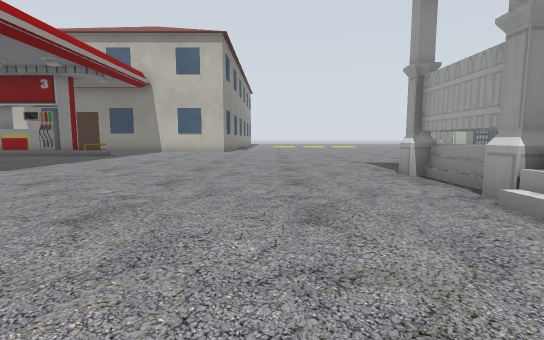
[1] (above)

24 first-person views from a walk through a world built for the Gazebo simulator. The camera is 0.5 m above the floor, tilts 6° down and sees 85° across. Floor lines are 1 m apart. The floor is counted in squares, 1 m on a side. Each view is taken from the middle of a square. On the plan, view 1 faces up. The plan holds only what a view shows up to about 9 squares ahead; the rest is blank. The place goes on beyond the plan. Some stock models are drawn as simple stand-ins. Some surface patterns are stand-ins.

[2]
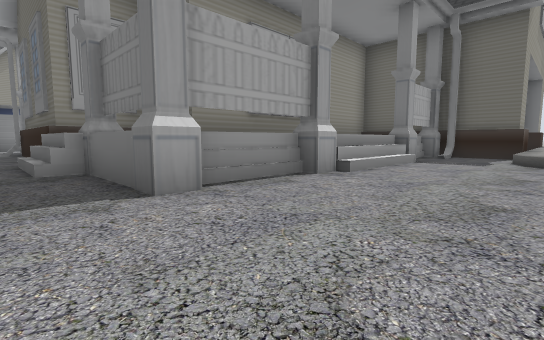

[3]
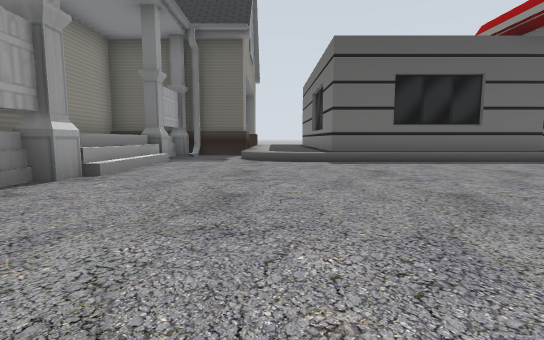

[4]
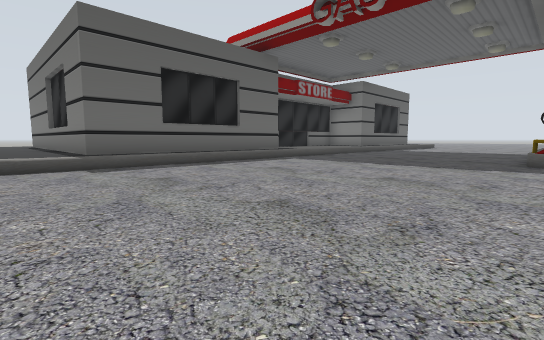

[5]
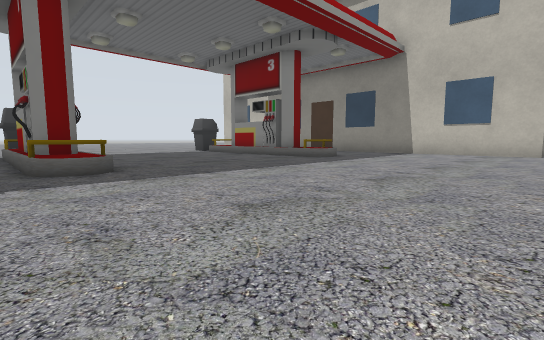

[6]
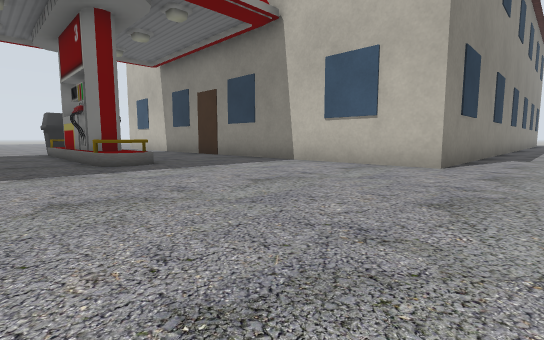

[7]
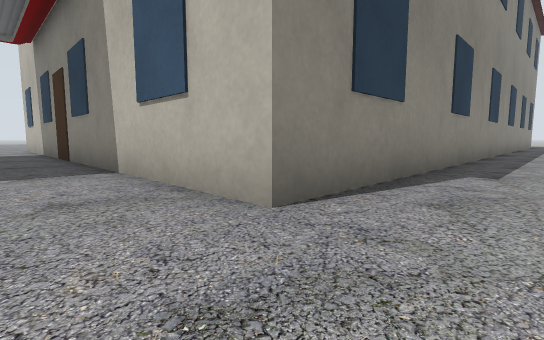

[8]
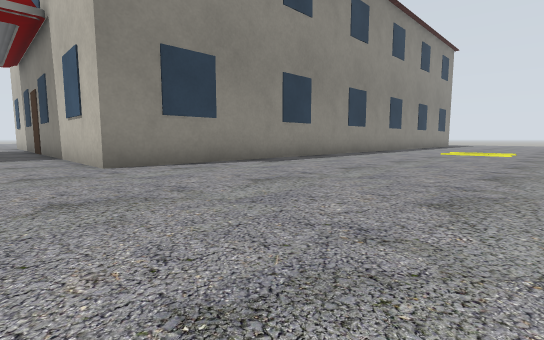

[9]
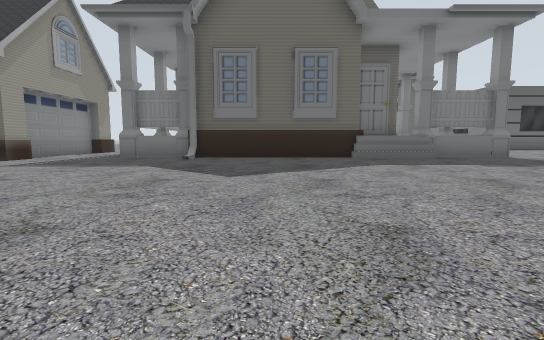

[10]
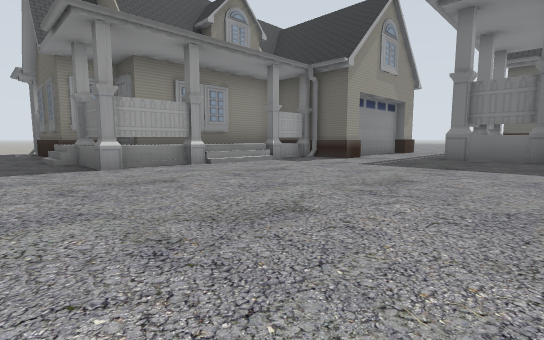

[11]
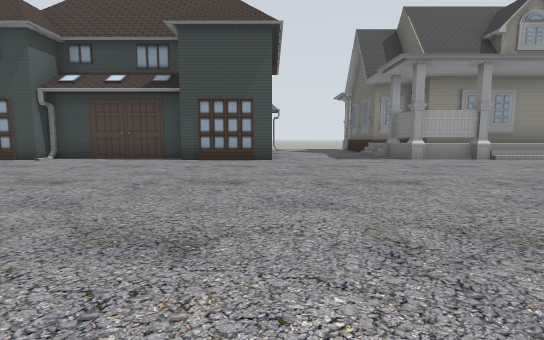

[12]
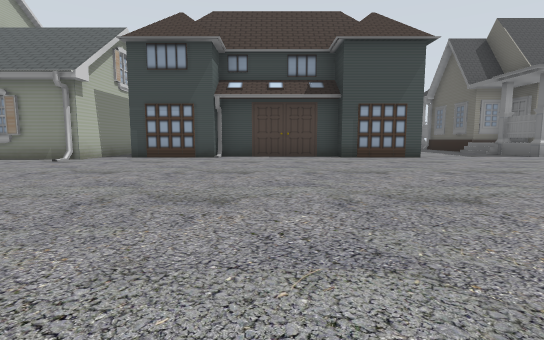

[13]
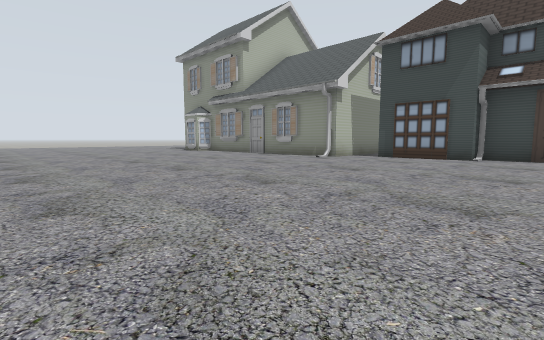

[14]
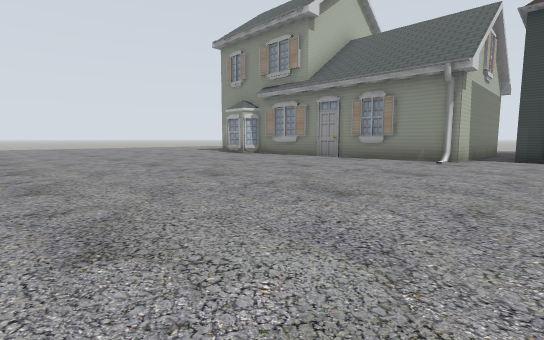

[15]
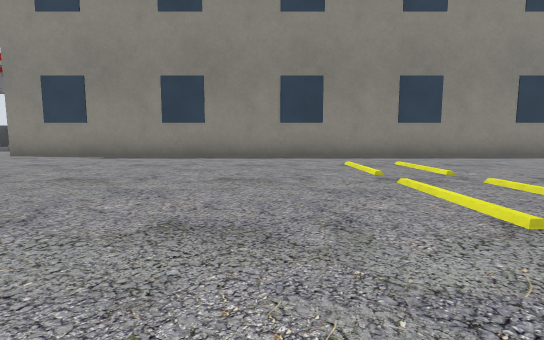

[16]
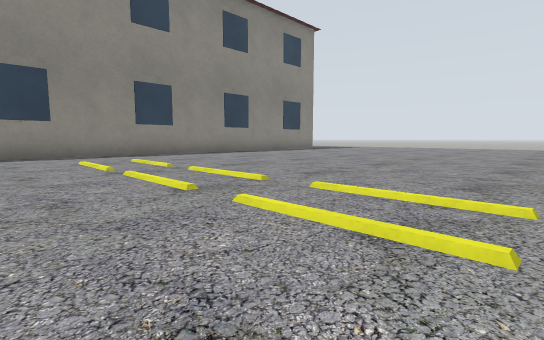

[17]
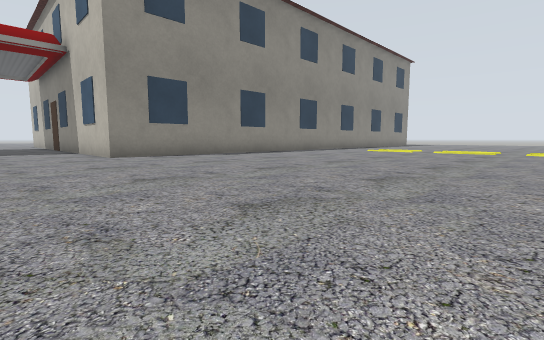

[18]
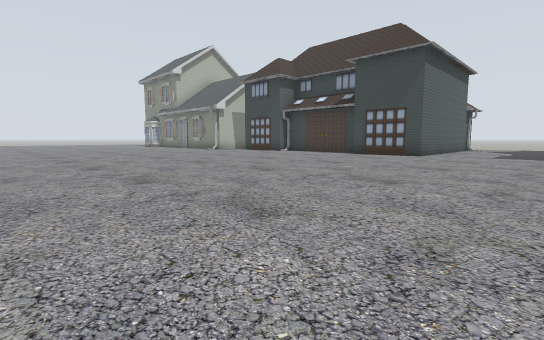

[19]
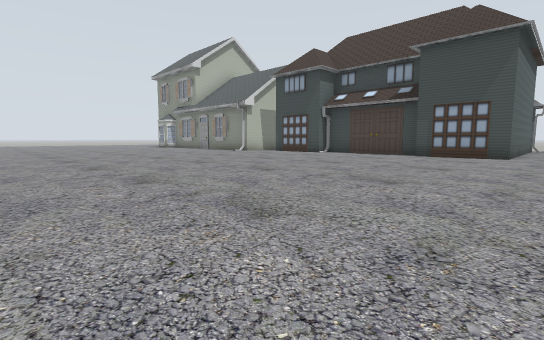

[20]
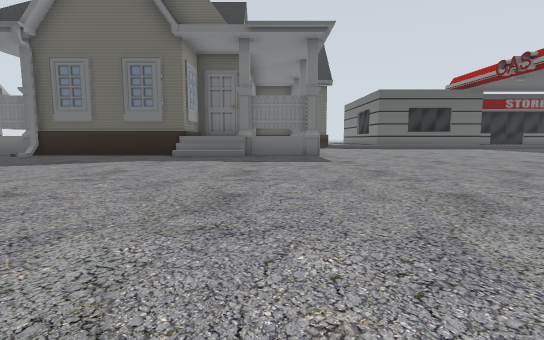

[21]
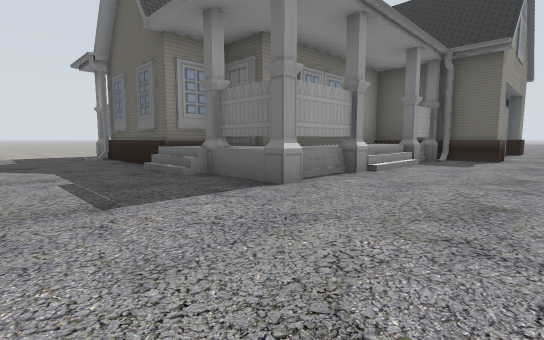

[22]
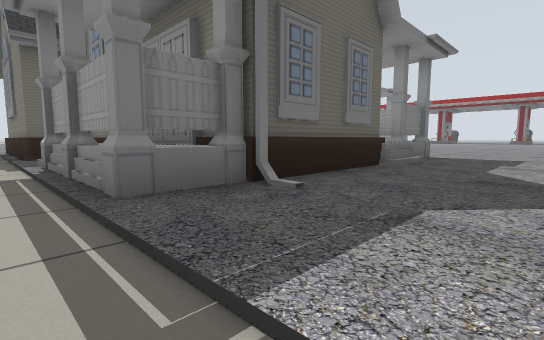

[23]
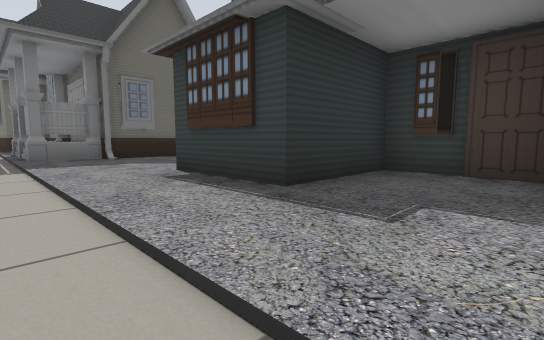

[24]
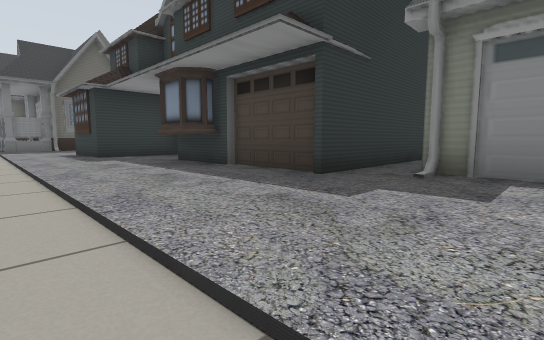

### Floor plan
Key: @ floor where view 1 was taken; # wall or solid block; . main floor; - floor 0.05 m lower than the main floor; / step, stairs or slope; = window, fence, low wall or low ledge; S filling station; B building; O other object.
Columns run from 11 left of view 1 to 25 right of it. Each row starts with its distance up from view 1.
 29         B.................OOO
 28         B.................O
 27         B.................O
 26         B.................O    O...-
 25         B.................OOOOOO...-
 24         B..................OOOOOO..-
 23         B..................OO   OO.-
 22         B..................OO   OO.-
 21         B..................OO   OO.-
 20         B..................OO  OOO.-
 19         B..................OO  OOO.-
 18         B..................OOO OOO.-
 17         B..................OO  OOO.-
 16 BBBBBBBBB..................OOOO OO.-
 15 ...................................-
 14  ..................................--
 13    ..........................OO..O.--
 12 SSSSS......................O  OOOOO-
 11 ...........................O OOOOOO-
 10  ........................../ O   OO-
  9  ..........................O O   OO-
  8  ........................... O   O.-
  7   ........................OOOO   OO-
  6 SSSSS.........###########.OO      O-
  5 ..............#         =.O       O
  4  .............#         = O       O
  3   ............#         # O       O
  2    ...........#
  1     ..........#
  0            @..#
 -1     SSSSSS  /.#
 -2     S    S  ####
 -3          S  #
 -4          S
 -5          S
 -6          S

Where each view was taken, in squares from view 1:
view 1: 0 up, 0 right, facing up
view 2: 7 up, 0 right, facing down-right
view 3: 7 up, 0 right, facing down
view 4: 6 up, 0 right, facing down-left
view 5: 5 up, 2 left, facing up-left
view 6: 10 up, 1 left, facing up-left
view 7: 14 up, 1 left, facing up-left
view 8: 14 up, 3 right, facing up-left
view 9: 14 up, 9 right, facing down
view 10: 14 up, 11 right, facing down-right
view 11: 16 up, 9 right, facing right
view 12: 20 up, 8 right, facing right
view 13: 20 up, 8 right, facing up-right
view 14: 23 up, 8 right, facing up-right
view 15: 23 up, 6 right, facing left
view 16: 23 up, 7 right, facing up-left
view 17: 13 up, 6 right, facing up-left
view 18: 13 up, 7 right, facing up-right
view 19: 15 up, 7 right, facing up-right
view 20: 15 up, 4 right, facing down
view 21: 15 up, 14 right, facing down-right
view 22: 15 up, 24 right, facing down-left
view 23: 20 up, 24 right, facing down-left
view 24: 26 up, 24 right, facing down-left
